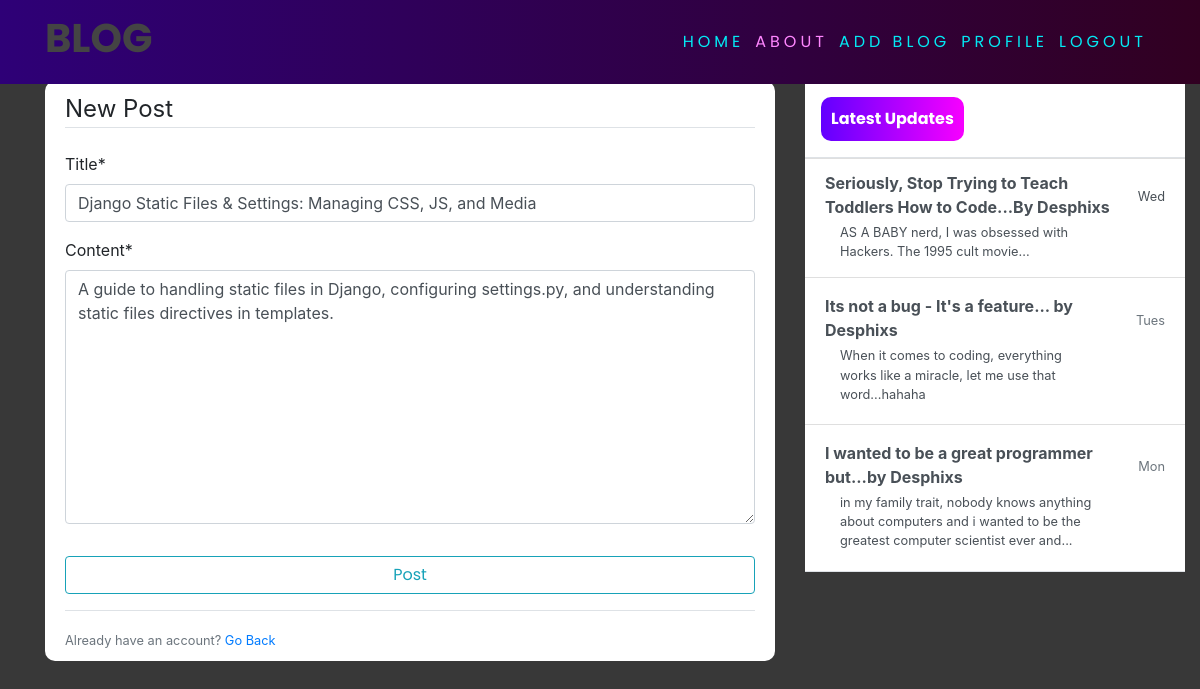
The app's page /post/6/update (signed in) with its own data.
### blog/models.py (models this page shows, shortened)
class Post(models.Model):
    title = models.CharField(max_length=200)
    content = models.TextField()
    date_posted = models.DateTimeField(default=timezone.now)
    author = models.ForeignKey(User, on_delete=models.CASCADE)

### blog/views.py (the view, shortened to what this page needs)
# urls.py: path('post/<int:pk>/update', PostUpdateView.as_view(), name="blog-update"),
class PostUpdateView(LoginRequiredMixin, UserPassesTestMixin, UpdateView):
    model = Post
    fields = ['title', 'content']
    def test_func(self):
        post = self.get_object()
        if self.request.user == post.author:
            return True
        return False

### blog/templates/blog/post_form.html (shortened to what this page needs)
{% extends 'blog/base.html' %}
{% load crispy_forms_tags %}
{% block content %}
    <div class="content-section">
        <form action="" method="post">
            <fieldset class="form-group">
                <legend class="border-bottom mb-4">New Post</legend>
                {{ form|crispy }}
            </fieldset>
            <div class="form-group">
                <button class="btn btn-outline-info" type="submit">Post</button>
            </div>
        </form>
        <div class="border-top pt-3">
            <small class="text-muted">Already have an account? <a href="{% url 'blog-home' %}">Go Back</a></small>
        </div>
    </div>
{% endblock content %}

### blog/static/blog/main.css (style rules this page uses)
body { background-color: rgb(56, 56, 56); margin-top: 5rem; background-size: contain; background-repeat: no-repeat; }
.content-section { background: #ffffff; padding: 10px 20px; border-radius: 10px; margin-bottom: 20px; }
button { font-family: 'Poppins', sans-serif; border: none; outline: 0; display: inline-block; padding: 8px; color: white; background-color: #000; text-align: center; cursor: pointer; width: 100%; font-size: 18px; transition: 1s; background: linear-gradient(270deg, rgb(247, 0, 255) 0%, rgb(98, 0, 255) 100%); }

### records on screen
Post: title "Django Static Files & Settings: Managing CSS, JS, and Media", content "A guide to handling static files in Django, configuring settings.py, and understanding static files directives in templates."
